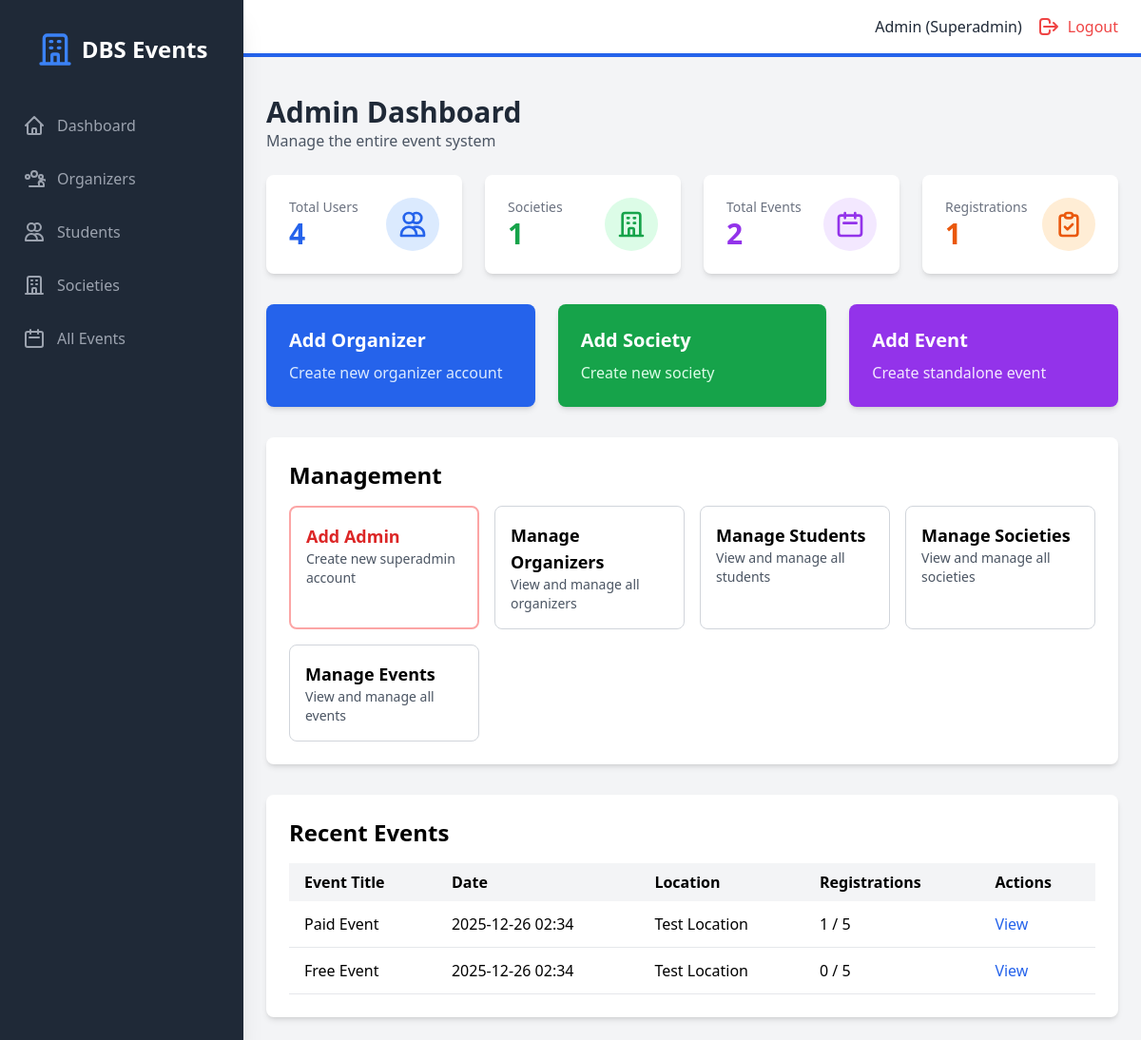
The app's page /admin/dashboard (signed in), older data.
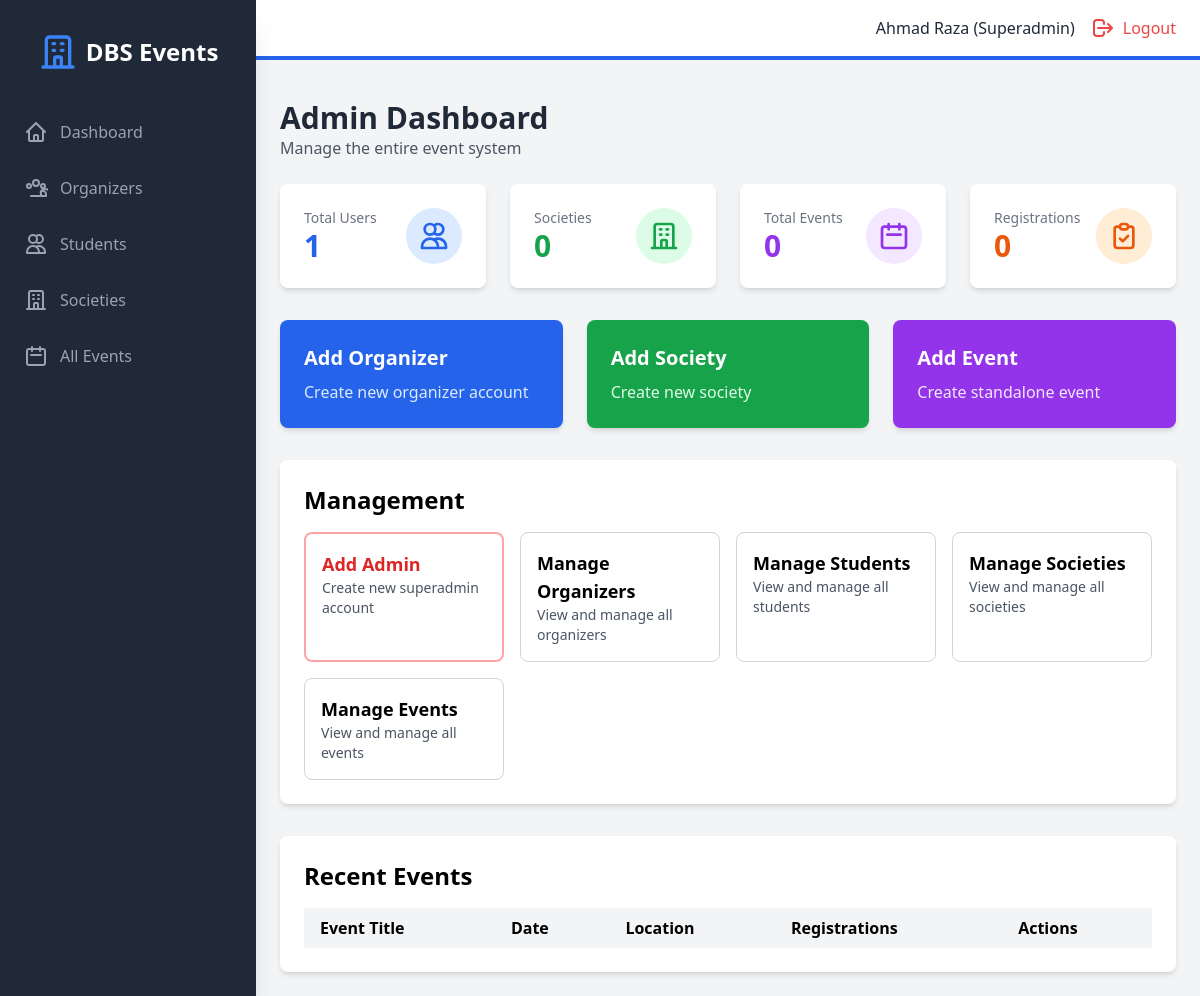
The same page, newer data.
### models.py (models this page shows, shortened)
class User(UserMixin, db.Model):
    id = db.Column(db.Integer, primary_key=True)
    student_number = db.Column(db.String(50), unique=True, nullable=True)
    email = db.Column(db.String(120), unique=True, nullable=False)
    password_hash = db.Column(db.String(200), nullable=False)
    name = db.Column(db.String(100), nullable=False)
    role = db.Column(db.String(20), nullable=False)  # superadmin, organizer, student
    created_at = db.Column(db.DateTime, default=datetime.utcnow)
    societies = db.relationship('Society', backref='head', lazy=True)
    events_created = db.relationship('Event', backref='creator', lazy=True)
    registrations = db.relationship('Registration', backref='student', lazy=True)

class Event(db.Model):
    id = db.Column(db.Integer, primary_key=True)
    title = db.Column(db.String(200), nullable=False)
    description = db.Column(db.Text, nullable=True)
    event_date = db.Column(db.DateTime, nullable=False)
    location = db.Column(db.String(200), nullable=False)
    capacity = db.Column(db.Integer, nullable=False)
    is_paid = db.Column(db.Boolean, default=False)
    cost = db.Column(db.Float, default=0.0)
    society_id = db.Column(db.Integer, db.ForeignKey('society.id'), nullable=True)
    created_by = db.Column(db.Integer, db.ForeignKey('user.id'), nullable=False)
    created_at = db.Column(db.DateTime, default=datetime.utcnow)
    registrations = db.relationship('Registration', backref='event', lazy=True, cascade='all, delete-orphan')
    def get_registered_count(self):
        return len(self.registrations)

### backend/routes/admin.py (the view)
@admin_bp.route("/admin/dashboard", endpoint="admin_dashboard")
@admin_required
def admin_dashboard():
    total_users = User.query.count()
    total_societies = Society.query.count()
    total_events = Event.query.count()
    total_registrations = Registration.query.count()
    recent_events = Event.query.order_by(Event.created_at.desc()).limit(5).all()
    return render_template(
        "admin/dashboard.html",
        total_users=total_users,
        total_societies=total_societies,
        total_events=total_events,
        total_registrations=total_registrations,
        recent_events=recent_events,
    )

### backend/main.py (called while the page is built)
@login_manager.user_loader
def load_user(user_id):
    return User.query.get(int(user_id))

### frontend/templates/admin/dashboard.html (shortened to what the changed rows need)
{% extends "base.html" %}
{% block auth_content %}
<div class="mb-6">
    <h1 class="text-3xl font-bold text-gray-800">Admin Dashboard</h1>
    <p class="text-gray-600">Manage the entire event system</p>
</div>
<div class="grid grid-cols-1 md:grid-cols-4 gap-6 mb-8">
    <div class="bg-white rounded-lg shadow-md p-6">
        <div class="flex items-center justify-between">
            <div>
                <p class="text-gray-500 text-sm">Total Users</p>
                <p class="text-3xl font-bold text-blue-600">{{ total_users }}</p>
            </div>
            <div class="bg-blue-100 p-3 rounded-full">
                <svg class="w-8 h-8 text-blue-600" fill="none" stroke="currentColor" viewBox="0 0 24 24">
                    <path stroke-linecap="round" stroke-linejoin="round" stroke-width="2" d="M12 4.354a4 4 0 110 5.292M15 21H3v-1a6 6 0 0112 0v1zm0 0h6v-1a6 6 0 00-9-5.197M13 7a4 4 0 11-8 0 4 4 0 018 0z"></path>
                </svg>
            </div>
        </div>
    </div>
    <div class="bg-white rounded-lg shadow-md p-6">
        <div class="flex items-center justify-between">
            <div>
                <p class="text-gray-500 text-sm">Societies</p>
                <p class="text-3xl font-bold text-green-600">{{ total_societies }}</p>
            </div>
            <div class="bg-green-100 p-3 rounded-full">
                <svg class="w-8 h-8 text-green-600" fill="none" stroke="currentColor" viewBox="0 0 24 24">
                    <path stroke-linecap="round" stroke-linejoin="round" stroke-width="2" d="M19 21V5a2 2 0 00-2-2H7a2 2 0 00-2 2v16m14 0h2m-2 0h-5m-9 0H3m2 0h5M9 7h1m-1 4h1m4-4h1m-1 4h1m-5 10v-5a1 1 0 011-1h2a1 1 0 011 1v5m-4 0h4"></path>
                </svg>
            </div>
        </div>
    </div>
    <div class="bg-white rounded-lg shadow-md p-6">
        <div class="flex items-center justify-between">
            <div>
                <p class="text-gray-500 text-sm">Total Events</p>
                <p class="text-3xl font-bold text-purple-600">{{ total_events }}</p>
            </div>
            <div class="bg-purple-100 p-3 rounded-full">
                <svg class="w-8 h-8 text-purple-600" fill="none" stroke="currentColor" viewBox="0 0 24 24">
                    <path stroke-linecap="round" stroke-linejoin="round" stroke-width="2" d="M8 7V3m8 4V3m-9 8h10M5 21h14a2 2 0 002-2V7a2 2 0 00-2-2H5a2 2 0 00-2 2v12a2 2 0 002 2z"></path>
                </svg>
            </div>
        </div>
    </div>
    <div class="bg-white rounded-lg shadow-md p-6">
        <div class="flex items-center justify-between">
            <div>
                <p class="text-gray-500 text-sm">Registrations</p>
                <p class="text-3xl font-bold text-orange-600">{{ total_registrations }}</p>
            </div>
            <div class="bg-orange-100 p-3 rounded-full">
                <svg class="w-8 h-8 text-orange-600" fill="none" stroke="currentColor" viewBox="0 0 24 24">
                    <path stroke-linecap="round" stroke-linejoin="round" stroke-width="2" d="M9 5H7a2 2 0 00-2 2v12a2 2 0 002 2h10a2 2 0 002-2V7a2 2 0 00-2-2h-2M9 5a2 2 0 002 2h2a2 2 0 002-2M9 5a2 2 0 012-2h2a2 2 0 012 2m-6 9l2 2 4-4"></path>
                </svg>
            </div>
        </div>
    </div>
</div>
<div class="grid grid-cols-1 md:grid-cols-3 gap-6 mb-8">
    <a href="{{ url_for('admin.admin_add_organizer') }}" class="bg-blue-600 text-white rounded-lg shadow-md p-6 hover:bg-blue-700 transition">
        <h3 class="text-xl font-bold mb-2">Add Organizer</h3>
        <p class="text-blue-100">Create new organizer account</p>
    </a>
    <a href="{{ url_for('admin.admin_add_society') }}" class="bg-green-600 text-white rounded-lg shadow-md p-6 hover:bg-green-700 transition">
        <h3 class="text-xl font-bold mb-2">Add Society</h3>
        <p class="text-green-100">Create new society</p>
    </a>
    <a href="{{ url_for('admin.admin_add_event') }}" class="bg-purple-600 text-white rounded-lg shadow-md p-6 hover:bg-purple-700 transition">
        <h3 class="text-xl font-bold mb-2">Add Event</h3>
        <p class="text-purple-100">Create standalone event</p>
    </a>
</div>
<div class="bg-white rounded-lg shadow-md p-6 mb-8">
    <h2 class="text-2xl font-bold mb-4">Management</h2>
    <div class="grid grid-cols-1 md:grid-cols-2 lg:grid-cols-4 gap-4">
        {% if current_user.role == 'superadmin' %}
        <a href="{{ url_for('admin.admin_add_admin') }}" class="border-2 border-red-300 rounded-lg p-4 hover:bg-red-50 transition">
            <h3 class="font-semibold text-lg text-red-600">Add Admin</h3>
            <p class="text-gray-600 text-sm">Create new superadmin account</p>
        </a>
        {% endif %}
        <a href="{{ url_for('admin.admin_organizers') }}" class="border border-gray-300 rounded-lg p-4 hover:bg-gray-50 transition">
            <h3 class="font-semibold text-lg">Manage Organizers</h3>
            <p class="text-gray-600 text-sm">View and manage all organizers</p>
        </a>
        <a href="{{ url_for('admin.admin_students') }}" class="border border-gray-300 rounded-lg p-4 hover:bg-gray-50 transition">
            <h3 class="font-semibold text-lg">Manage Students</h3>
            <p class="text-gray-600 text-sm">View and manage all students</p>
        </a>
        <a href="{{ url_for('admin.admin_societies') }}" class="border border-gray-300 rounded-lg p-4 hover:bg-gray-50 transition">
            <h3 class="font-semibold text-lg">Manage Societies</h3>
            <p class="text-gray-600 text-sm">View and manage all societies</p>
        </a>
        <a href="{{ url_for('admin.admin_events') }}" class="border border-gray-300 rounded-lg p-4 hover:bg-gray-50 transition">
            <h3 class="font-semibold text-lg">Manage Events</h3>
            <p class="text-gray-600 text-sm">View and manage all events</p>
        </a>
    </div>
</div>
<div class="bg-white rounded-lg shadow-md p-6">
    <h2 class="text-2xl font-bold mb-4">Recent Events</h2>
    <div class="overflow-x-auto">
        <table class="w-full">
            <thead class="bg-gray-100">
                <tr>
                    <th class="px-4 py-2 text-left">Event Title</th>
                    <th class="px-4 py-2 text-left">Date</th>
                    <th class="px-4 py-2 text-left">Location</th>
                    <th class="px-4 py-2 text-left">Registrations</th>
                    <th class="px-4 py-2 text-left">Actions</th>
                </tr>
            </thead>
            <tbody>
                {% for event in recent_events %}
                <tr class="border-b hover:bg-gray-50">
                    <td class="px-4 py-3">{{ event.title }}</td>
                    <td class="px-4 py-3">{{ event.event_date.strftime('%Y-%m-%d %H:%M') }}</td>
                    <td class="px-4 py-3">{{ event.location }}</td>
                    <td class="px-4 py-3">{{ event.get_registered_count() }} / {{ event.capacity }}</td>
                    <td class="px-4 py-3">
                        <a href="{{ url_for('registrations.view_registrations', event_id=event.id) }}" class="text-blue-600 hover:underline">View</a>
                    </td>
                </tr>
                {% endfor %}
            </tbody>
        </table>
    </div>
</div>
{% endblock %}

### frontend/templates/base.html (shortened to what the changed rows need)
<!DOCTYPE html>
<html lang="en">
<head>
    <script src="https://cdn.tailwindcss.com"></script>
    <link rel="stylesheet" href="{{ url_for('static', filename='css/style.css') }}">
</head>
<body class="bg-gray-100">
    {% if current_user.is_authenticated %}
    <div class="flex h-screen bg-gray-100">
        <div id="sidebar" class="sidebar fixed inset-y-0 left-0 z-30 w-64 bg-gray-800 overflow-y-auto transition duration-300 ease-out md:translate-x-0 md:static md:shadow-xl sidebar-closed">
            <div class="flex items-center justify-center mt-8">
                <div class="flex items-center">
                    <svg class="h-10 w-10 text-blue-500" fill="none" stroke="currentColor" viewBox="0 0 24 24">
                        <path stroke-linecap="round" stroke-linejoin="round" stroke-width="2" d="M19 21V5a2 2 0 00-2-2H7a2 2 0 00-2 2v16m14 0h2m-2 0h-5m-9 0H3m2 0h5M9 7h1m-1 4h1m4-4h1m-1 4h1m-5 10v-5a1 1 0 011-1h2a1 1 0 011 1v5m-4 0h4"></path>
                    </svg>
                    <span class="text-white text-2xl font-semibold ml-2">DBS Events</span>
                </div>
            </div>
            <nav class="mt-10">
                {% if current_user.role == 'superadmin' %}
                    <a class="flex items-center mt-4 py-2 px-6 text-gray-400 hover:bg-gray-700 hover:text-white" href="{{ url_for('admin.admin_dashboard') }}">
                        <svg class="h-6 w-6" fill="none" stroke="currentColor" viewBox="0 0 24 24"><path stroke-linecap="round" stroke-linejoin="round" stroke-width="2" d="M3 12l2-2m0 0l7-7 7 7M5 10v10a1 1 0 001 1h3m10-11l2 2m-2-2v10a1 1 0 01-1 1h-3m-6 0a1 1 0 001-1v-4a1 1 0 011-1h2a1 1 0 011 1v4a1 1 0 001 1m-6 0h6"></path></svg>
                        <span class="mx-3">Dashboard</span>
                    </a>
                    <a class="flex items-center mt-4 py-2 px-6 text-gray-400 hover:bg-gray-700 hover:text-white" href="{{ url_for('admin.admin_organizers') }}">
                        <span class="mx-3">Organizers</span>
                    </a>
                    <a class="flex items-center mt-4 py-2 px-6 text-gray-400 hover:bg-gray-700 hover:text-white" href="{{ url_for('admin.admin_students') }}">
                        <svg class="h-6 w-6" fill="none" stroke="currentColor" viewBox="0 0 24 24"><path stroke-linecap="round" stroke-linejoin="round" stroke-width="2" d="M12 4.354a4 4 0 110 5.292M15 21H3v-1a6 6 0 0112 0v1zm0 0h6v-1a6 6 0 00-9-5.197M13 7a4 4 0 11-8 0 4 4 0 018 0z"></path></svg>
                        <span class="mx-3">Students</span>
                    </a>
                    <a class="flex items-center mt-4 py-2 px-6 text-gray-400 hover:bg-gray-700 hover:text-white" href="{{ url_for('admin.admin_societies') }}">
                        <svg class="h-6 w-6" fill="none" stroke="currentColor" viewBox="0 0 24 24"><path stroke-linecap="round" stroke-linejoin="round" stroke-width="2" d="M19 21V5a2 2 0 00-2-2H7a2 2 0 00-2 2v16m14 0h2m-2 0h-5m-9 0H3m2 0h5M9 7h1m-1 4h1m4-4h1m-1 4h1m-5 10v-5a1 1 0 011-1h2a1 1 0 011 1v5m-4 0h4"></path></svg>
                        <span class="mx-3">Societies</span>
                    </a>
                    <a class="flex items-center mt-4 py-2 px-6 text-gray-400 hover:bg-gray-700 hover:text-white" href="{{ url_for('admin.admin_events') }}">
                        <svg class="h-6 w-6" fill="none" stroke="currentColor" viewBox="0 0 24 24"><path stroke-linecap="round" stroke-linejoin="round" stroke-width="2" d="M8 7V3m8 4V3m-9 8h10M5 21h14a2 2 0 002-2V7a2 2 0 00-2-2H5a2 2 0 00-2 2v12a2 2 0 002 2z"></path></svg>
                        <span class="mx-3">All Events</span>
                    </a>
                {% endif %}
            </nav>
        </div>
        <div class="flex-1 flex flex-col overflow-hidden">
            <header class="flex justify-between items-center py-4 px-6 bg-white border-b-4 border-blue-600">
                <div class="flex items-center">
                    <span class="text-gray-800 mr-4">{{ current_user.name }} ({{ current_user.role | capitalize }})</span>
                    <a href="{{ url_for('public.logout') }}" class="flex items-center text-red-500 hover:text-red-700">
                        <svg class="h-6 w-6" fill="none" stroke="currentColor" viewBox="0 0 24 24"><path stroke-linecap="round" stroke-linejoin="round" stroke-width="2" d="M17 16l4-4m0 0l-4-4m4 4H7m6 4v1a3 3 0 01-3 3H6a3 3 0 01-3-3v-10a3 3 0 013-3h4a3 3 0 013 3v1"></path></svg>
                        <span class="ml-2 hidden sm:inline">Logout</span>
                    </a>
                </div>
            </header>
            <div class="px-6 pt-4">
            </div>
            <main class="flex-1 overflow-x-hidden overflow-y-auto bg-gray-100 p-6">
                {% block auth_content %}{% endblock %}
            </main>
        </div>
    </div>
    {% endif %}
</body>
</html>

Row changes from the older to the newer data that the page shows:
removed Event: title "Paid Event", event_date "2025-12-26 02:34", location "Test Location", get_registered_count "1", capacity "5"
removed Event: title "Free Event", event_date "2025-12-26 02:34", location "Test Location", get_registered_count "0", capacity "5"
changed User "Superadmin": name "Admin" → "Ahmad Raza"
Text that changed along with them:
{{ total_users }}: "4" → "1"
{{ total_societies }}: "1" → "0"
{{ total_events }}: "2" → "0"
{{ total_registrations }}: "1" → "0"
